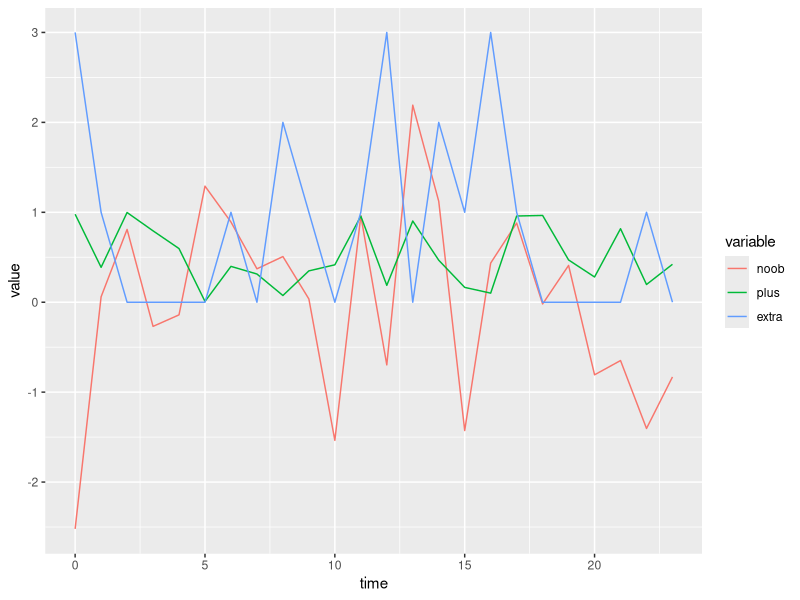

Here is the R script that generated this plot: (Note: this script raises an error after producing the figure.)
library(ggplot2)
library(reshape)
data <- data.frame(time = seq(0, 23), noob = rnorm(24), plus = runif(24), extra = rpois(24, lambda = 1))
Molten <- melt(data, id.vars = "time")
ggplot(Molten, aes(x = time, y = value, colour = variable)) + geom_line()



bo_resid
bo_tiefar

# Agregar atributos al DF de valores (series de tiempo)
bo_df_2 <- merge(bo_resid, bo_tiefar, by = "fecha")
bo_df_3 <- merge(bo_df_2, bo_parq, by = "fecha")
bo_df_4 <- merge(bo_df_3, bo_trab, by = "fecha")
bo_df_5 <- merge(bo_df_4, bo_minrec, by = "fecha")

# Dar formato "melt" a datos
Molten <- melt(bo_df_5, id.vars = "fecha")

# Graficar múltiples series de valores como línea
ggplot(Molten, aes(x = fecha, y = value, colour = variable)) + geom_line()
